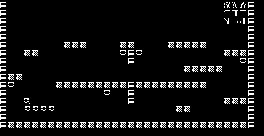

A level layout from a 2D game, rendered from its tile map. Below: a short description, then the map file with its tile-grid data intact:
An orthogonal 33x17 tile map with 8x8 px tiles, 1 tile layer (Tile Layer 1) and 5 objects (3x 0, 2x 1).

<map version="1.0" orientation="orthogonal" renderorder="right-down" width="33" height="17" tilewidth="8" tileheight="8" nextobjectid="6">
 <properties>
  <property name="name" value="Manic miner level 6" />
 </properties>
 <tileset firstgid="1" name="Tileset" tilewidth="6" tileheight="6">
  <image source="tileset.png" width="160" height="48" />
 </tileset>
 <layer name="Tile Layer 1" width="33" height="17">
  <properties>
   <property name="texture" value="tileset" />
  </properties>
  <data encoding="csv">
1,0,0,0,0,0,0,0,0,0,0,0,0,0,0,0,0,0,0,0,0,0,0,0,0,0,0,0,9,10,11,1,0,
1,0,0,0,0,0,0,0,0,0,0,0,0,0,0,20,0,0,0,0,0,0,0,0,0,0,0,0,12,13,14,1,0,
1,0,0,0,0,0,0,0,0,0,0,0,0,0,0,0,0,0,0,0,0,0,0,0,0,0,0,0,15,16,17,1,0,
1,0,0,0,0,0,0,0,0,0,0,0,0,0,0,0,0,0,0,0,0,0,0,0,0,0,0,0,0,0,0,1,0,
1,0,0,0,0,0,0,0,0,0,0,0,0,0,0,0,0,0,0,0,0,0,0,0,0,0,0,0,0,0,0,1,0,
1,0,0,0,0,0,0,0,2,2,2,0,0,0,0,2,2,0,0,0,0,2,2,2,2,2,0,0,0,0,0,1,0,
1,0,0,2,2,0,0,0,0,0,0,0,0,0,0,6,1,6,0,0,0,0,0,0,0,0,0,0,2,2,2,1,0,
1,0,0,0,0,0,0,0,0,0,0,0,0,0,0,0,1,0,0,0,0,0,0,0,0,0,0,0,0,0,6,1,0,
1,0,0,0,0,0,0,0,0,0,0,0,0,0,0,0,0,0,0,0,0,0,0,2,2,2,2,2,0,0,0,1,0,
1,2,2,0,0,0,0,0,0,0,0,0,0,0,0,0,0,0,0,0,0,0,0,0,0,0,0,0,0,0,0,1,0,
1,6,0,0,0,0,0,2,2,2,2,2,2,2,2,2,1,2,2,2,2,2,2,2,2,2,0,0,0,0,0,1,0,
1,0,0,0,0,0,0,0,0,0,0,0,0,6,0,0,1,0,0,0,0,0,0,0,0,0,0,0,0,0,0,1,0,
1,0,0,7,0,0,0,0,0,0,0,0,0,0,0,0,1,0,0,0,0,0,0,0,0,0,0,0,2,2,2,1,0,
1,0,0,5,5,5,5,0,0,0,0,0,0,0,0,0,0,0,0,0,0,0,2,2,0,0,0,0,0,0,0,1,0,
1,0,0,0,0,0,0,0,0,0,0,0,0,0,0,0,0,0,0,0,0,0,0,0,0,0,0,0,0,0,0,1,0,
1,2,2,2,2,2,2,2,2,2,2,2,2,2,2,2,2,2,2,2,2,2,2,2,2,2,2,2,2,2,2,1,0,
0,0,0,0,0,0,0,0,0,0,0,0,0,0,0,0,0,0,0,0,0,0,0,0,0,0,0,0,0,0,0,0,0
</data>
 </layer>
 <objectgroup name="Small enemies layer">
  <properties>
   <property name="_type" value="1" />
   <property name="size" value="16" />
   <property name="speedx" value="20" />
   <property name="speedy" value="0" />
   <property name="texture" value="enemies_12x12" />
  </properties>
  <object id="1" type="1" x="102" y="54">
   <polyline points="0,0 54,0" />
  </object>
  <object id="2" type="0" x="96" y="54">
   <polyline points="0,0 -54,0" />
  </object>
  <object id="3" type="1" x="144" y="84">
   <polyline points="0,0 42,0" />
  </object>
  <object id="4" type="0" x="78" y="84">
   <polyline points="0,0 54,0" />
  </object>
 </objectgroup>
 <objectgroup name="Copy of Small enemies layer">
  <properties>
   <property name="_type" value="1" />
   <property name="size" value="5" />
   <property name="speedx" value="15" />
   <property name="speedy" value="15" />
   <property name="texture" value="enemies_5x5" />
  </properties>
  <object id="5" type="0" x="191.75" y="36.25">
   <polyline points="0,0 0,-30" />
  </object>
 </objectgroup>
</map>
